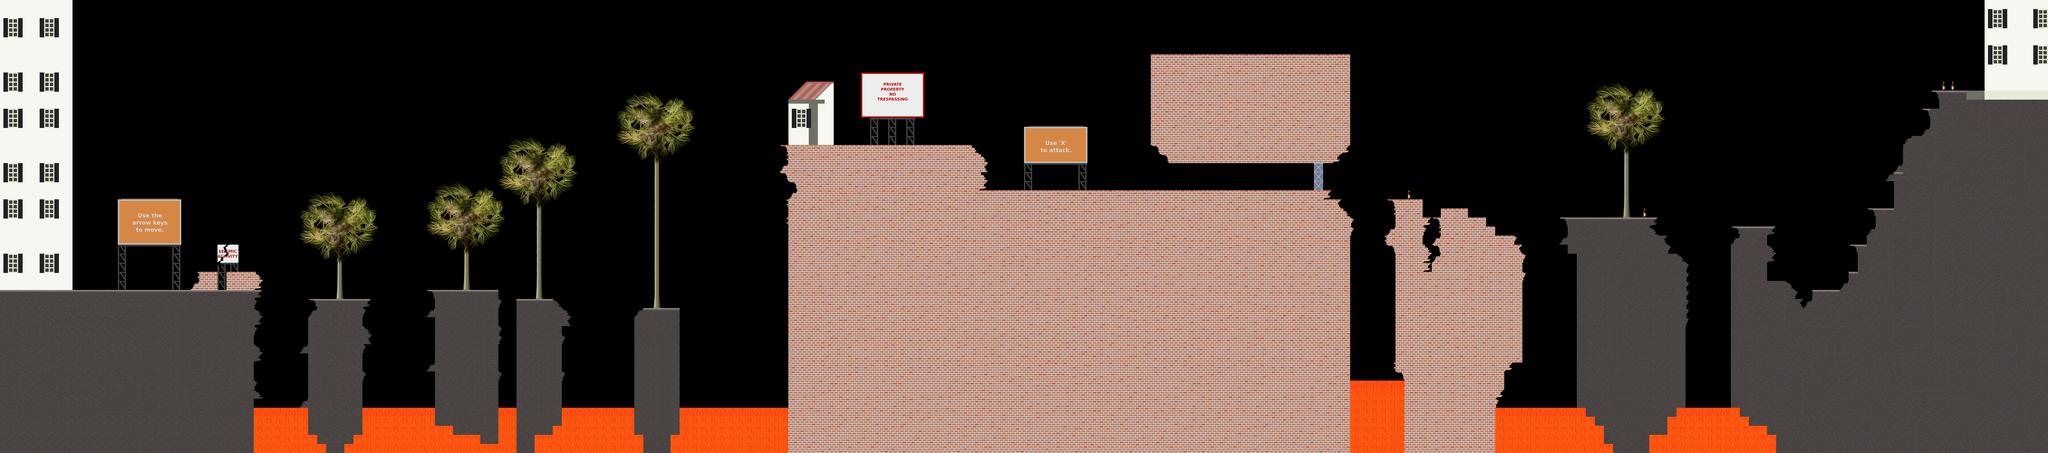

This game map was drawn from its Tiled (.tmx) file and the tilesets committed beside it. A one-line description and the trimmed map source follow:
An orthogonal 226x50 tile map with 32x32 px tiles, 1 tile layer (Tile Layer 1) and 6 objects.

<map version="1.0" orientation="orthogonal" width="226" height="50" tilewidth="32" tileheight="32">
 <tileset firstgid="1" name="losAngeles" tilewidth="32" tileheight="32">
  <image source="losAngeles.png" width="3200" height="3200" />
  <tile id="7902">
   <properties>
    <property name="specialCollide" value="noCollide" />
   </properties>
  </tile>
  <tile id="7903">
   <properties>
    <property name="specialCollide" value="noCollide" />
   </properties>
  </tile>
  <tile id="7904">
   <properties>
    <property name="specialCollide" value="noCollide" />
   </properties>
  </tile>
  <tile id="8005">
   <properties>
    <property name="specialCollide" value="noCollide" />
   </properties>
  </tile>
  <tile id="8006">
   <properties>
    <property name="specialCollide" value="noCollide" />
   </properties>
  </tile>
  <tile id="8007">
   <properties>
    <property name="specialCollide" value="noCollide" />
   </properties>
  </tile>
  <tile id="8008">
   <properties>
    <property name="specialCollide" value="noCollide" />
   </properties>
  </tile>
  <tile id="8009">
   <properties>
    <property name="specialCollide" value="noCollide" />
   </properties>
  </tile>
  <tile id="8010">
   <properties>
    <property name="specialCollide" value="noCollide" />
   </properties>
  </tile>
  <tile id="8011">
   <properties>
    <property name="specialCollide" value="noCollide" />
   </properties>
  </tile>
  <tile id="8012">
   <properties>
    <property name="specialCollide" value="noCollide" />
   </properties>
  </tile>
  <tile id="8013">
   <properties>
    <property name="specialCollide" value="noCollide" />
   </properties>
  </tile>
  <tile id="8014">
   <properties>
    <property name="specialCollide" value="noCollide" />
   </properties>
  </tile>
  <tile id="8102">
   <properties>
    <property name="specialCollide" value="noCollide" />
   </properties>
  </tile>
  <tile id="8103">
   <properties>
    <property name="specialCollide" value="noCollide" />
   </properties>
  </tile>
  <tile id="8104">
   <properties>
    <property name="specialCollide" value="noCollide" />
   </properties>
  </tile>
  <tile id="8105">
   <properties>
    <property name="specialCollide" value="noCollide" />
   </properties>
  </tile>
  <tile id="8106">
   <properties>
    <property name="specialCollide" value="noCollide" />
   </properties>
  </tile>
  <tile id="8107">
   <properties>
    <property name="specialCollide" value="noCollide" />
   </properties>
  </tile>
  <tile id="8108">
   <properties>
    <property name="specialCollide" value="noCollide" />
   </properties>
  </tile>
  <tile id="8109">
   <properties>
    <property name="specialCollide" value="noCollide" />
   </properties>
  </tile>
  <tile id="8110">
   <properties>
    <property name="specialCollide" value="noCollide" />
   </properties>
  </tile>
  <tile id="8111">
   <properties>
    <property name="specialCollide" value="noCollide" />
   </properties>
  </tile>
  <tile id="8112">
   <properties>
    <property name="specialCollide" value="noCollide" />
   </properties>
  </tile>
  <tile id="8113">
   <properties>
    <property name="specialCollide" value="noCollide" />
   </properties>
  </tile>
  <tile id="8114">
   <properties>
    <property name="specialCollide" value="noCollide" />
   </properties>
  </tile>
  <tile id="8202">
   <properties>
    <property name="specialCollide" value="noCollide" />
   </properties>
  </tile>
  <tile id="8203">
   <properties>
    <property name="specialCollide" value="noCollide" />
   </properties>
  </tile>
  <tile id="8204">
   <properties>
    <property name="specialCollide" value="noCollide" />
   </properties>
  </tile>
  <tile id="8205">
   <properties>
    <property name="specialCollide" value="noCollide" />
   </properties>
  </tile>
  <tile id="8206">
   <properties>
    <property name="specialCollide" value="noCollide" />
   </properties>
  </tile>
  <tile id="8207">
   <properties>
    <property name="specialCollide" value="noCollide" />
   </properties>
  </tile>
  <tile id="8208">
   <properties>
    <property name="specialCollide" value="noCollide" />
   </properties>
  </tile>
  <tile id="8209">
   <properties>
    <property name="specialCollide" value="noCollide" />
   </properties>
  </tile>
  <tile id="8210">
   <properties>
    <property name="specialCollide" value="noCollide" />
   </properties>
  </tile>
  <tile id="8211">
   <properties>
    <property name="specialCollide" value="noCollide" />
   </properties>
  </tile>
  <tile id="8212">
   <properties>
    <property name="specialCollide" value="noCollide" />
   </properties>
  </tile>
  <tile id="8213">
   <properties>
    <property name="specialCollide" value="noCollide" />
   </properties>
  </tile>
  <tile id="8214">
   <properties>
    <property name="specialCollide" value="noCollide" />
   </properties>
  </tile>
  <tile id="8302">
   <properties>
    <property name="specialCollide" value="noCollide" />
   </properties>
  </tile>
  <tile id="8303">
   <properties>
    <property name="specialCollide" value="noCollide" />
   </properties>
  </tile>
  <tile id="8304">
   <properties>
    <property name="specialCollide" value="noCollide" />
   </properties>
  </tile>
  <tile id="8402">
   <properties>
    <property name="specialCollide" value="noCollide" />
   </properties>
  </tile>
  <tile id="8505">
   <properties>
    <property name="specialCollide" value="noCollide" />
   </properties>
  </tile>
  <tile id="8506">
   <properties>
    <property name="specialCollide" value="noCollide" />
   </properties>
  </tile>
  <tile id="8507">
   <properties>
    <property name="specialCollide" value="noCollide" />
   </properties>
  </tile>
  <tile id="8508">
   <properties>
    <property name="specialCollide" value="noCollide" />
   </properties>
  </tile>
  <tile id="8509">
   <properties>
    <property name="specialCollide" value="noCollide" />
   </properties>
  </tile>
  <tile id="8602">
   <properties>
    <property name="specialCollide" value="noCollide" />
   </properties>
  </tile>
  <tile id="8603">
   <properties>
    <property name="specialCollide" value="noCollide" />
   </properties>
  </tile>
  <tile id="8604">
   <properties>
    <property name="specialCollide" value="noCollide" />
   </properties>
  </tile>
  <tile id="8605">
   <properties>
    <property name="specialCollide" value="noCollide" />
   </properties>
  </tile>
  <tile id="8606">
   <properties>
    <property name="specialCollide" value="noCollide" />
   </properties>
  </tile>
  <tile id="8607">
   <properties>
    <property name="specialCollide" value="noCollide" />
   </properties>
  </tile>
  <tile id="8608">
   <properties>
    <property name="specialCollide" value="noCollide" />
   </properties>
  </tile>
  <tile id="8609">
   <properties>
    <property name="specialCollide" value="noCollide" />
   </properties>
  </tile>
  <tile id="8610">
   <properties>
    <property name="specialCollide" value="noCollide" />
   </properties>
  </tile>
  <tile id="8611">
   <properties>
    <property name="specialCollide" value="noCollide" />
   </properties>
  </tile>
  <tile id="8614">
   <properties>
    <property name="level" value="barrier" />
   </properties>
  </tile>
  <tile id="8702">
   <properties>
    <property name="specialCollide" value="noCollide" />
   </properties>
  </tile>
  <tile id="8703">
   <properties>
    <property name="specialCollide" value="noCollide" />
   </properties>
  </tile>
  <tile id="8704">
   <properties>
    <property name="specialCollide" value="noCollide" />
   </properties>
  </tile>
  <tile id="8705">
   <properties>
    <property name="specialCollide" value="noCollide" />
   </properties>
  </tile>
  <tile id="8706">
   <properties>
    <property name="specialCollide" value="noCollide" />
   </properties>
  </tile>
  <tile id="8707">
   <properties>
    <property name="specialCollide" value="noCollide" />
   </properties>
  </tile>
  <tile id="8708">
   <properties>
    <property name="specialCollide" value="noCollide" />
   </properties>
  </tile>
  <tile id="8709">
   <properties>
    <property name="specialCollide" value="noCollide" />
   </properties>
  </tile>
  <tile id="8817">
   <properties>
    <property name="specialCollide" value="noCollide" />
   </properties>
  </tile>
  <tile id="8818">
   <properties>
    <property name="specialCollide" value="noCollide" />
   </properties>
  </tile>
  <tile id="8819">
   <properties>
    <property name="specialCollide" value="noCollide" />
   </properties>
  </tile>
  <tile id="8820">
   <properties>
    <property name="specialCollide" value="noCollide" />
   </properties>
  </tile>
  <tile id="8821">
   <properties>
    <property name="specialCollide" value="noCollide" />
   </properties>
  </tile>
  <tile id="8822">
   <properties>
    <property name="specialCollide" value="noCollide" />
   </properties>
  </tile>
  <tile id="8823">
   <properties>
    <property name="specialCollide" value="noCollide" />
   </properties>
  </tile>
  <tile id="8906">
   <properties>
    <property name="specialCollide" value="noCollide" />
   </properties>
  </tile>
  <tile id="8907">
   <properties>
    <property name="specialCollide" value="noCollide" />
   </properties>
  </tile>
  <tile id="8908">
   <properties>
    <property name="specialCollide" value="bottom" />
   </properties>
  </tile>
  <tile id="8909">
   <properties>
    <property name="specialCollide" value="bottom" />
   </properties>
  </tile>
  <tile id="8910">
   <properties>
    <property name="specialCollide" value="bottom" />
   </properties>
  </tile>
  <tile id="8923">
   <properties>
    <property name="specialCollide" value="noCollide" />
   </properties>
  </tile>
  <tile id="9006">
   <properties>
    <property name="specialCollide" value="noCollide" />
   </properties>
  </tile>
  <tile id="9007">
   <properties>
    <property name="specialCollide" value="bottom" />
   </properties>
  </tile>
  <tile id="9008">
   <properties>
    <property name="specialCollide" value="bottom" />
   </properties>
  </tile>
  <tile id="9009">
   <properties>
    <property name="specialCollide" value="bottom" />
   </properties>
  </tile>
  <tile id="9010">
   <properties>
    <property name="specialCollide" value="bottom" />
   </properties>
  </tile>
  <tile id="9116">
   <properties>
    <property name="specialCollide" value="noCollide" />
   </properties>
  </tile>
  <tile id="9124">
   <properties>
    <property name="specialCollide" value="noCollide" />
   </properties>
  </tile>
  <tile id="9206">
   <properties>
    <property name="win" value="win" />
   </properties>
  </tile>
  <tile id="9208">
   <properties>
    <property name="LAVA" value="death" />
   </properties>
  </tile>
  <tile id="9216">
   <properties>
    <property name="specialCollide" value="noCollide" />
   </properties>
  </tile>
  <tile id="9223">
   <properties>
    <property name="specialCollide" value="noCollide" />
   </properties>
  </tile>
  <tile id="9308">
   <properties>
    <property name="LAVA" value="death" />
   </properties>
  </tile>
  <tile id="9316">
   <properties>
    <property name="specialCollide" value="noCollide" />
   </properties>
  </tile>
  <tile id="9323">
   <properties>
    <property name="specialCollide" value="noCollide" />
   </properties>
  </tile>
  <tile id="9324">
   <properties>
    <property name="specialCollide" value="noCollide" />
   </properties>
  </tile>
  <tile id="9408">
   <properties>
    <property name="beer" value="beer" />
   </properties>
  </tile>
  <tile id="9421">
   <properties>
    <property name="specialCollide" value="noCollide" />
   </properties>
  </tile>
  <tile id="9422">
   <properties>
    <property name="specialCollide" value="noCollide" />
   </properties>
  </tile>
  <tile id="9423">
   <properties>
    <property name="specialCollide" value="noCollide" />
   </properties>
  </tile>
  <tile id="9508">
   <properties>
    <property name="RivalSpawner" value="RSpawn" />
   </properties>
  </tile>
  <tile id="9509">
   <properties>
    <property name="player spawn" value="playerStart" />
   </properties>
  </tile>
  <tile id="9518">
   <properties>
    <property name="specialCollide" value="noCollide" />
   </properties>
  </tile>
  <tile id="9519">
   <properties>
    <property name="specialCollide" value="noCollide" />
   </properties>
  </tile>
  <tile id="9521">
   <properties>
    <property name="specialCollide" value="noCollide" />
   </properties>
  </tile>
  <tile id="9522">
   <properties>
    <property name="specialCollide" value="noCollide" />
   </properties>
  </tile>
  <tile id="9608">
   <properties>
    <property name="guard spawner" value="GSpawn" />
   </properties>
  </tile>
  <tile id="9609">
   <properties>
    <property name="asefa" value="checkpoint" />
   </properties>
  </tile>
  <tile id="9620">
   <properties>
    <property name="specialCollide" value="noCollide" />
   </properties>
  </tile>
  <tile id="9708">
   <properties>
    <property name="spawner" value="GNSpawn" />
   </properties>
  </tile>
  <tile id="9709">
   <properties>
    <property name="Instant-Death" value="death" />
   </properties>
  </tile>
  <tile id="9720">
   <properties>
    <property name="specialCollide" value="noCollide" />
   </properties>
  </tile>
  <tile id="9808">
   <properties>
    <property name="aesf" value="BSpawn" />
   </properties>
  </tile>
  <tile id="9809">
   <properties>
    <property name="fire hydrant" value="FSpawn" />
   </properties>
  </tile>
  <tile id="9820">
   <properties>
    <property name="specialCollide" value="noCollide" />
   </properties>
  </tile>
  <tile id="9908">
   <properties>
    <property name="gun spawn" value="GPSpawn" />
   </properties>
  </tile>
  <tile id="9920">
   <properties>
    <property name="specialCollide" value="noCollide" />
   </properties>
  </tile>
 </tileset>
 <layer name="Tile Layer 1" width="226" height="50">
  <data>[11300 cells, 6002 non-empty, 239 distinct tile ids]</data>
 </layer>
 <objectgroup name="Object Layer 1" width="226" height="50">
  <object gid="9510" x="320" y="896" />
  <object gid="9609" x="3968" y="544" />
  <object gid="9509" x="5225" y="588" />
  <object gid="9509" x="6274" y="546" />
  <object gid="9609" x="6744" y="324" />
  <object gid="9610" x="2882" y="141" />
 </objectgroup>
</map>
